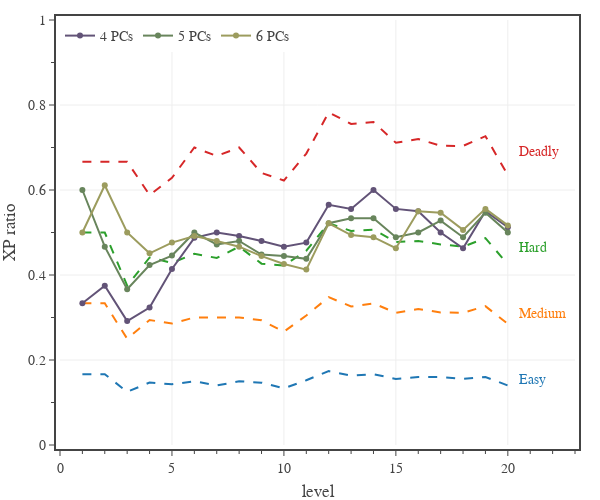

Notebook code for this chart:
### Code cell
# plots solo monster XP relative to party XP

# create figure
fig = go.Figure(
    layout=go.Layout(
        template=TFB_TEMPLATE,
        xaxis=dict(
            title_text='level',
            range=[0,23],
            tick0=0, dtick=5,
            minor=dict(tick0=0, dtick=1),
        ),
        yaxis=dict(
            title_text='XP ratio',
            range=[0,1],
            tick0=0, dtick=0.2,
            minor=dict(tick0=0, dtick=0.1),
        ),
        legend=dict(
            xanchor='left', yanchor='top',
            x=0.00, y=1.00,
            orientation='h',
            tracegroupgap=0,
        )
    )
)

# add difficulty thresholds
diffs = ['Easy XP', 'Medium XP', 'Hard XP', 'Deadly XP']
colors = ['#1F77B4','#FF7F0E', '#2CA02C', '#D62728']
for diff, color in zip(diffs, colors):
    fig.add_trace(go.Scatter(
        x=dfP.index.to_numpy(), 
        y=2*dfP[diff]/dfP['Daily XP'],
        mode='lines', 
        name=diff,
        showlegend=False,
        line=dict(color=color, dash='dash'),
        hoverinfo='skip',
    ))
    fig.add_trace(go.Scatter(
        x=np.array([20.5]),
        y=np.array(np.mean(2*dfP[diff]/dfP['Daily XP'])),
        mode='text',
        showlegend=False,
        text=[diff.split(' ')[0]],
        textposition='middle right',
        textfont=dict(color=color),
    ))

# load solo monster data
dfS = pd.read_csv('./xgte-solo.csv')
colors = ['rgb(98,83,119)','rgb(104,133,92)','rgb(156,156,94)']
for n_pcs, color in zip([4,5,6], colors):
    col = f'{n_pcs} PCs'
    dfS[f'{col} - PC XP']  = dfS.apply(lambda row: 0.5*n_pcs*dfP.at[row['PC level'], 'Daily XP'], axis=1)
    dfS[f'{col} - NPC XP']  = dfS.apply(lambda row: dfD.at[row[col], 'XP'], axis=1)
    dfS[f'{col} - XP ratio']  = dfS[f'{col} - NPC XP']/dfS[f'{col} - PC XP']
    fig.add_trace(go.Scatter(
        x=dfS['PC level'], 
        y=dfS[f'{col} - XP ratio'],
        mode='markers+lines', 
        line=dict(color=color),
        name=col,
        hovertemplate= 
            f'<b>{col}</b><br>'
            'Level %{x}<br>'+
            'XP ratio %{y:,.2f}' + 
            '<extra></extra>'
    ))

# show figure
fig.update_layout(width=600, height=500)
fig.show(config=TFB_CONFIG)

# save figures
if SAVEFIGS:
    fig.update_layout(autosize=True, width=None, height=None)
    save_fig_html(fig, format='large', name='fig-solo-monster-xp-ratios-large', style='aspect-ratio: 600/500;')
    save_fig_html(fig, format='small', name='fig-solo-monster-xp-ratios-small', style='aspect-ratio: 600/500;')

### Figure 1 — Plotly figure (JSON) as saved in the notebook; plotly's stock layout.template omitted (floating-point values rounded to 4 significant figures)
{"data": [{"hoverinfo": "skip", "line": {"color": "#1F77B4", "dash": "dash"}, "mode": "lines", "name": "Easy XP", "showlegend": false, "type": "scatter", "x": [1, 2, 3, 4, 5, 6, 7, 8, 9, 10, 11, 12, 13, 14, 15, 16, 17, 18, 19, 20], "y": [0.1667, 0.1667, 0.125, 0.1471, 0.1429, 0.15, 0.14, 0.15, 0.1467, 0.1333, 0.1524, 0.1739, 0.163, 0.1667, 0.1556, 0.16, 0.16, 0.1556, 0.16, 0.14]}, {"mode": "text", "showlegend": false, "text": ["Easy"], "textfont": {"color": "#1F77B4"}, "textposition": "middle right", "type": "scatter", "x": [20.5], "y": [0.1528]}, {"hoverinfo": "skip", "line": {"color": "#FF7F0E", "dash": "dash"}, "mode": "lines", "name": "Medium XP", "showlegend": false, "type": "scatter", "x": [1, 2, 3, 4, 5, 6, 7, 8, 9, 10, 11, 12, 13, 14, 15, 16, 17, 18, 19, 20], "y": [0.3333, 0.3333, 0.25, 0.2941, 0.2857, 0.3, 0.3, 0.3, 0.2933, 0.2667, 0.3048, 0.3478, 0.3259, 0.3333, 0.3111, 0.32, 0.312, 0.3111, 0.3267, 0.285]}, {"mode": "text", "showlegend": false, "text": ["Medium"], "textfont": {"color": "#FF7F0E"}, "textposition": "middle right", "type": "scatter", "x": [20.5], "y": [0.3067]}, {"hoverinfo": "skip", "line": {"color": "#2CA02C", "dash": "dash"}, "mode": "lines", "name": "Hard XP", "showlegend": false, "type": "scatter", "x": [1, 2, 3, 4, 5, 6, 7, 8, 9, 10, 11, 12, 13, 14, 15, 16, 17, 18, 19, 20], "y": [0.5, 0.5, 0.375, 0.4412, 0.4286, 0.45, 0.44, 0.4667, 0.4267, 0.4222, 0.4571, 0.5217, 0.5037, 0.5067, 0.4778, 0.48, 0.472, 0.4667, 0.4867, 0.425]}, {"mode": "text", "showlegend": false, "text": ["Hard"], "textfont": {"color": "#2CA02C"}, "textposition": "middle right", "type": "scatter", "x": [20.5], "y": [0.4624]}, {"hoverinfo": "skip", "line": {"color": "#D62728", "dash": "dash"}, "mode": "lines", "name": "Deadly XP", "showlegend": false, "type": "scatter", "x": [1, 2, 3, 4, 5, 6, 7, 8, 9, 10, 11, 12, 13, 14, 15, 16, 17, 18, 19, 20], "y": [0.6667, 0.6667, 0.6667, 0.5882, 0.6286, 0.7, 0.68, 0.7, 0.64, 0.6222, 0.6857, 0.7826, 0.7556, 0.76, 0.7111, 0.72, 0.704, 0.7037, 0.7267, 0.635]}, {"mode": "text", "showlegend": false, "text": ["Deadly"], "textfont": {"color": "#D62728"}, "textposition": "middle right", "type": "scatter", "x": [20.5], "y": [0.6872]}, {"hovertemplate": "<b>4 PCs</b><br>Level %{x}<br>XP ratio %{y:,.2f}<extra></extra>", "line": {"color": "rgb(98,83,119)"}, "mode": "markers+lines", "name": "4 PCs", "type": "scatter", "x": [1, 2, 3, 4, 5, 6, 7, 8, 9, 10, 11, 12, 13, 14, 15, 16, 17, 18, 19, 20], "y": [0.3333, 0.375, 0.2917, 0.3235, 0.4143, 0.4875, 0.5, 0.4917, 0.48, 0.4667, 0.4762, 0.5652, 0.5556, 0.6, 0.5556, 0.55, 0.5, 0.463, 0.55, 0.5125]}, {"hovertemplate": "<b>5 PCs</b><br>Level %{x}<br>XP ratio %{y:,.2f}<extra></extra>", "line": {"color": "rgb(104,133,92)"}, "mode": "markers+lines", "name": "5 PCs", "type": "scatter", "x": [1, 2, 3, 4, 5, 6, 7, 8, 9, 10, 11, 12, 13, 14, 15, 16, 17, 18, 19, 20], "y": [0.6, 0.4667, 0.3667, 0.4235, 0.4457, 0.5, 0.472, 0.48, 0.448, 0.4444, 0.4381, 0.5217, 0.5333, 0.5333, 0.4889, 0.5, 0.528, 0.4889, 0.5467, 0.5]}, {"hovertemplate": "<b>6 PCs</b><br>Level %{x}<br>XP ratio %{y:,.2f}<extra></extra>", "line": {"color": "rgb(156,156,94)"}, "mode": "markers+lines", "name": "6 PCs", "type": "scatter", "x": [1, 2, 3, 4, 5, 6, 7, 8, 9, 10, 11, 12, 13, 14, 15, 16, 17, 18, 19, 20], "y": [0.5, 0.6111, 0.5, 0.451, 0.4762, 0.4917, 0.48, 0.4667, 0.4444, 0.4259, 0.4127, 0.5217, 0.4938, 0.4889, 0.463, 0.55, 0.5467, 0.5062, 0.5556, 0.5167]}], "layout": {"height": 500, "legend": {"orientation": "h", "tracegroupgap": 0, "x": 0, "xanchor": "left", "y": 1, "yanchor": "top"}, "width": 600, "xaxis": {"dtick": 5, "minor": {"dtick": 1, "tick0": 0}, "range": [0, 23], "tick0": 0, "title": {"text": "level"}}, "yaxis": {"dtick": 0.2, "minor": {"dtick": 0.1, "tick0": 0}, "range": [0, 1], "tick0": 0, "title": {"text": "XP ratio"}}}}
